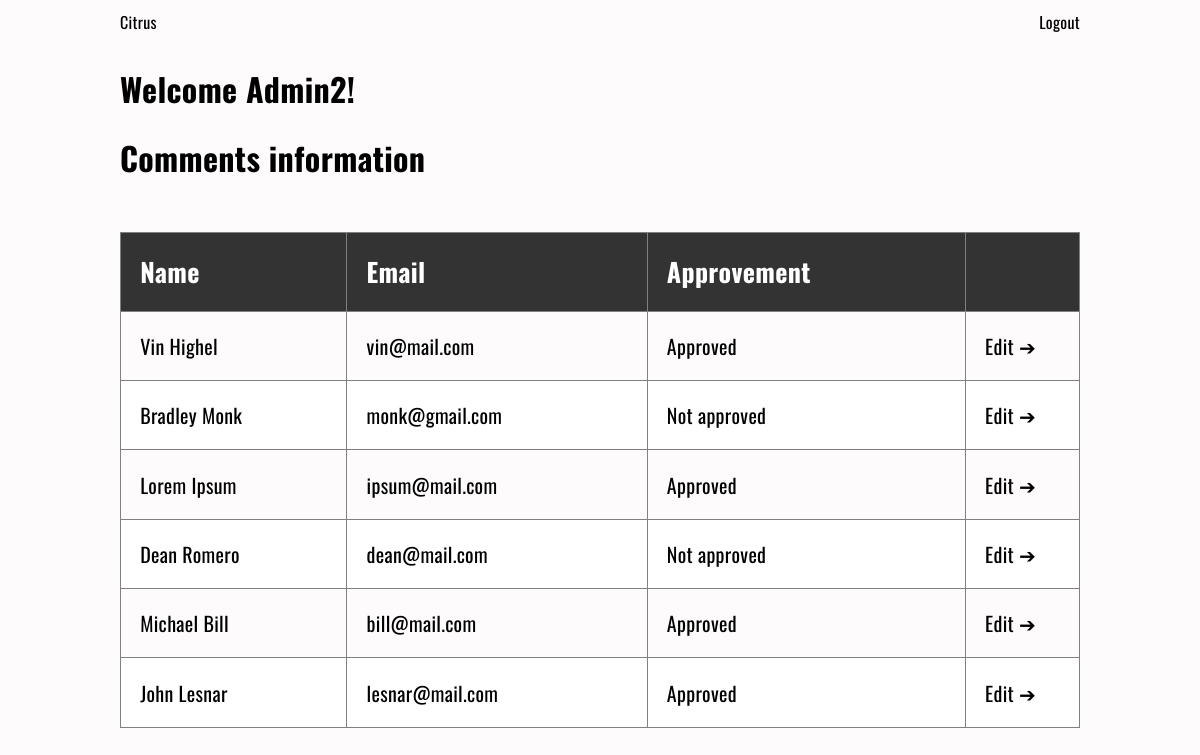
The page /admin/admin.php (signed in) on the database its author committed.
### tables this page shows
CREATE TABLE `comments` (
  `id_comment` int(11) NOT NULL,
  `name` varchar(50) NOT NULL,
  `email` varchar(70) NOT NULL,
  `message` text NOT NULL,
  `is_approved` tinyint(1) DEFAULT NULL
);

### admin/admin.php (the view, shortened to what this page needs)
<!DOCTYPE html>
<html lang="en">
<head>
    <link rel="stylesheet" href="../css/style.css" />
    <link rel="stylesheet" href="../css/table.css" />
</head>
<body>
<header>
  <a href="admin.php">Citrus</a>
<a href="logout.php">Logout</a>
</header>
<h1>Welcome <?php echo $_SESSION['username']; ?>!</h1>
<h1>Comments information</h1>
<div style="overflow-x:auto;">
<table>
<tr>
<th>Name</th>
<th>Email</th>
<th>Approvement</th>
<th></th>
</tr>
<?php
require '../connection.php';
$conn->set_charset("utf-8");
$sql = "SELECT id_comment, name, email, message, is_approved FROM comments";
$result = $conn->query($sql);
if ($result->num_rows > 0) {
    while($row = $result->fetch_assoc()) {
?>
<tr>
<td><?php echo $row["name"]?></td>
<td><?php echo $row["email"]?></td>
<td><?php echo empty($row["is_approved"]) ? "Not approved" : "Approved"?></td>
<td><a href="editcomment.php?id_comment=<?php echo $row["id_comment"]?>">Edit &#10132;</a></td>
</tr>
        <?php
    }
} else {
    echo "No results";
}
?>
</table>
</div>

### css/style.css (style rules this page uses)
body { margin: 0 10%; padding: 0; box-sizing: border-box; font-family: 'Oswald', sans-serif; letter-spacing: 0.02em; background-color: rgba(253, 251, 252, 0.9); }
header { display: flex; align-items: center; justify-content: space-between; padding: 10px 0; }
header a { color: black; text-decoration: none; }

### css/table.css (style rules this page uses)
table { width: 100%; margin: 30px 0; border-collapse: collapse; background-color: white; }
td, th { border: 1px solid #808080; text-align: left; padding: 2%; }
th { font-size: 26px; background-color: #333333; color: white; }
td { font-size: 20px; }
tr:nth-child(even) { background-color: rgba(253, 251, 252, 0.9); }
td a { text-decoration: none; color: black; }

### rows shown on the page
comments: name "Vin Highel", email "vin@mail.com", is_approved "Approved"
comments: name "Bradley Monk", email "monk@gmail.com", is_approved "Not approved"
comments: name "Lorem Ipsum", email "ipsum@mail.com", is_approved "Approved"
comments: name "Dean Romero", email "dean@mail.com", is_approved "Not approved"
comments: name "Michael Bill", email "bill@mail.com", is_approved "Approved"
comments: name "John Lesnar", email "lesnar@mail.com", is_approved "Approved"

### other values the page prints
$_SESSION['username'] "Admin2"
